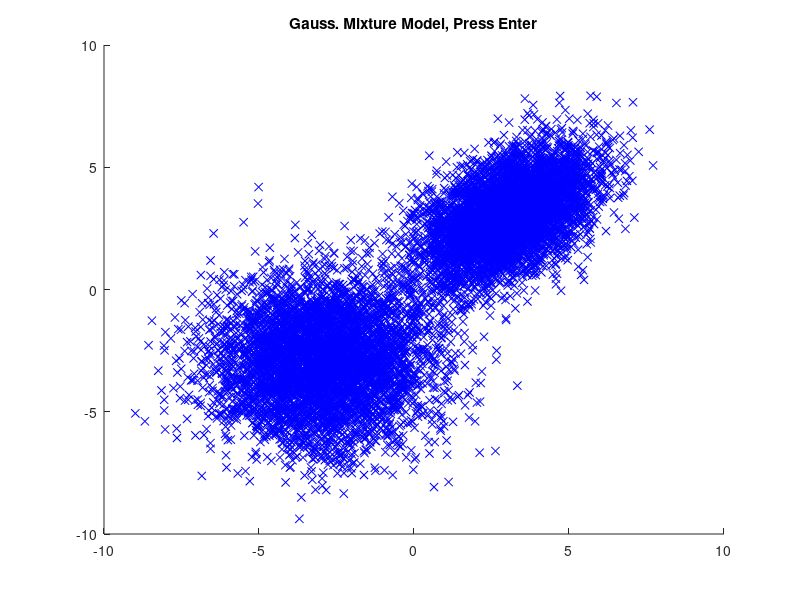

MATLAB code to generate this figure: (Note: this script raises an error after producing the figure.)
%function[]=kmeans_batch(X,k)
%%%%%%%%%%%%%%%%%%%%%%%%%%%%%%%%%%%%%%%%%%%%%%%%%%%
% K Means Clustering Algorithm - Batch Processing %
%%%%%%%%%%%%%%%%%%%%%%%%%%%%%%%%%%%%%%%%%%%%%%%%%%%
% K means clustering of a GMM with early stopping convergence criteria.

clear all; clc; close all;
%initialize GMM Params:
K=2; %number of components of the GMM
D=2; %dimension of data being modeled

N=10000; %number of samples to draw from GMM
%% Generate and Sample from 2 gaussians 
%  w/ mean vector 'U' & Cov. matrix 'Sigma'

myPi=[.5 .5]; %2-component GMM Mixing Coefficients

Mu=cell(2,1);
Sigma=cell(2,1);
Mu{1}=[3 3];
Sigma{1}=[2 1;1 2];
Mu{2}=[-3 -3];
Sigma{2}=[3 0;0 3];

%2 GMM components (coded as 2 obj's for legibility)
Gauss1=gmdistribution(Mu{1},Sigma{1});%or (mu,sigma p (mixing coeff))
Gauss2=gmdistribution(Mu{2},Sigma{2});

data=zeros(N,D); %will hold samples drawn from the GMM

for i=1:N, %sample from the 2 gaussians
    if rand<myPi(1) %if unif RV falls under comp 1
        data(i,:)=random(Gauss1);   %sample from gaussian 1
    else
        data(i,:)=random(Gauss2);   %else sample gaussian 2
    end
end

%% PLOT GMMs:
figure; hold on; title('k means');
plot(data(:,1),data(:,2),'bx');
title('Gauss. Mixture Model, Press Enter')
pause;

%% K Means Clustering Algorithm

count=25;  %Max # of iterations before quitting
ESCrit=1e-4; %converg. criteria: k means must move by ESCrit to continue

verbose=0;

U=zeros(K,D);
if verbose
    disp('u(X):');
    disp(mean(data));
end

for j=1:K %initialize (component) cluster centers
    U(j,:)=mean(data)+randn.*var(data); %
    
    plot(U(j,:),'rO'); plot(U(j,:),'kX');  %update plots
end

for j=1:K %initialize (component) cluster centers
    scatter(U(j,1),U(j,2),'kO'); scatter(U(j,1),U(j,2),'kX'); %update plots
end
if verbose
    disp('first U:')
    disp(U);
end

test=zeros(N,K);
distk=zeros(N,K);
lastU=[];

for i=1:count
    
    Rnk=zeros(N,K); % data/latent variable assignments (1-of-k coding)
    
    if verbose
        disp(sprintf('iteration %d', i));    
        disp(U);
    end
    
    for n=1:N %step 1 Optimize Rnk holding U constant
        
        for j=1:K %compute distances to updated cluster centers (U's)
            distk(n,j)=sqrt(sum((data(n,:)-U(j,:)).^2));
        end
        
        %step 2 ReAssign Rnk based on updated U's
        cl=distk(n,:)==min(distk(n,:)); %closest cluster center index        
        Rnk(n,cl)=1;
    end
    
    %% Step 2 Optimize U holding Rnk constant
    
    lastU=U; %store this value of U for convergence checks               
               
    colorlist={'rx', 'bx', 'gx'}; %add more colors if trying k>3
    
    clf; hold on;
    
    for j=1:K  % Update the k cluster means ~ U(k)
       
        list=find(Rnk(:,j)); %find all data in cluster j
        
        plot(data(list,1),data(list,2),colorlist{j}); %plot data colored by center
        
        U(j,:)=Rnk(:,j)'*data./sum(Rnk(:,j)); %update centers U
       
        scatter(U(j,1),U(j,2),'kO'); scatter(U(j,1),U(j,2),'kX'); %update plots
        title(sprintf('k-means clustering: iter. # %d', i))
    end
    
     %% CHECK FOR CONVERGENCE (last)
     if verbose
         disp('U distances')
         if sqrt(sum((U-lastU).^2)) < ESCrit
             disp('convergence criteria reached! Exiting..');
             break
         end
     end
    
    if sum(sum(isnan(U))) %if a center collapses into infinity ..      
        for j=1:K %reset K means ..
            U(j,:)=mean(data)+randn.*var(data); % +randn(1,2) init. k means: u(X) + noise
        end        
        i=1; %and start over.    
    end     
    
    pause(.001);
end

if verbose %display estimated priors
    disp(sprintf('prior estimates: %d %d', double(sum((Rnk)/N)) ));
end

return